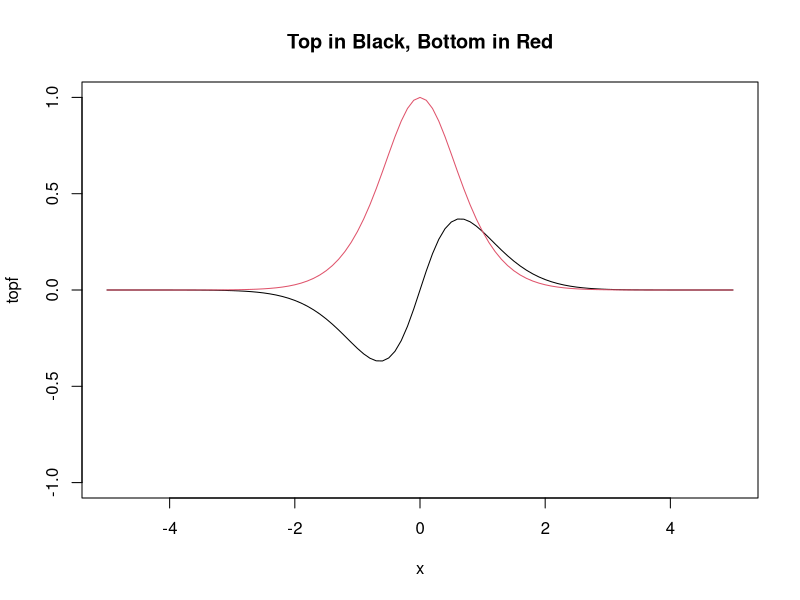

The R script that drew this image:
## ---- chunk 1
knitr::opts_chunk$set(echo = TRUE)
## ---- chunk 2
x = 0
topf = function(theta){  theta/(1+theta^2)*exp(-(x-theta)^2/2)}
botf = function(theta){  1/(1+theta^2)*exp(-(x-theta)^2/2)}
{
  plot(topf, -5, 5, ylim = c(-1,1), main = "Top in Black, Bottom in Red")
  plot(botf, -5, 5, add=TRUE, col = 2)
}
## ---- chunk 3
nsim = 100000
set.seed(2018)
cauchySamples = rcauchy(nsim)
x = 0
I_0 = mean(cauchySamples*dnorm(cauchySamples, mean = x))/mean(dnorm(cauchySamples, mean = x))
cat("The estimate for x =",x, "is", round(I_0,4),
    "\n")
x = 1
I_1 = mean(cauchySamples*dnorm(cauchySamples, mean = x))/mean(dnorm(cauchySamples, mean = x))
cat("The estimate for x =",x, "is", round(I_1,4))
## ---- chunk 4
set.seed(2018)
truth = 1 - pnorm(2.5, mean = 0, sd = 1)
wegotit = FALSE
k = 5
nsim = 10^k
Z = rnorm(nsim)
P = 1 - mean(Z <= 2.5)
cat("Out estiamte of P(Z > 2.5) is",round(P,4),".")
## ---- chunk 5
set.seed(2018)
nsim = 1e6
X = rgamma(nsim, 1, 1)
P = mean(X > 5.3)
cat("Our estimated P(X>5.3) =", P, ".")
## ---- chunk 6
set.seed(2018)
nsim = 1e5
truth = pnorm(2) - pnorm(1)
Z = rnorm(nsim)
P.carlo = mean(1 < Z & Z < 2)
h = function(x){return(1 * (1 < x & x < 2))}
g.star = function(x){return(h(x) * dnorm(x,0,1)/truth)}
imp_summands = h(Z) * dnorm(Z) / g.star(Z)
P.opt = sum( imp_summands[!is.nan(imp_summands)] ) / sum(!is.nan(imp_summands))
## ---- chunk 7
cat("The error of the standard MC estimator is", abs(P.carlo - truth), ".\n")
cat("The error of the Importance Sampler with the optimal choice of distribution is", 
    abs(P.opt - truth), ".\n")
